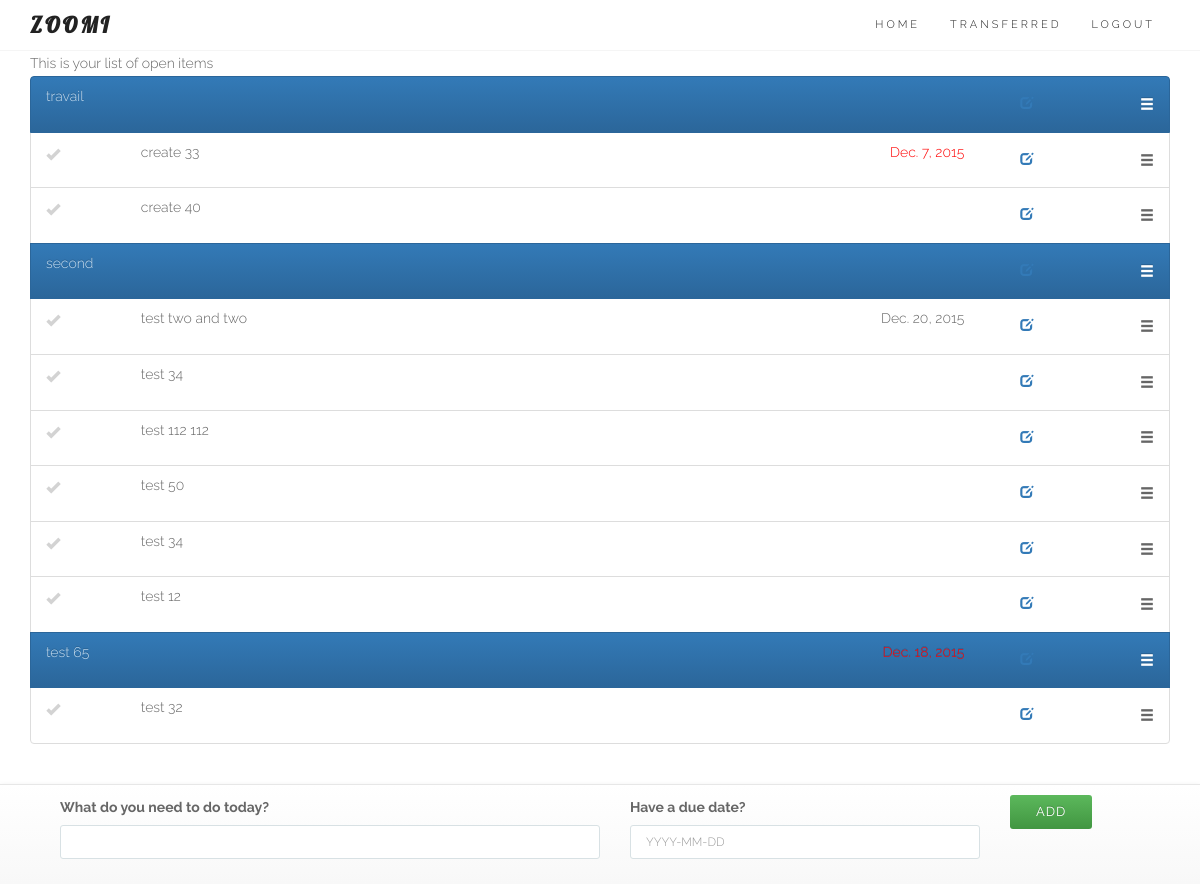
The app's page / (signed in) with its own data.
### core/models.py (models this page shows, shortened)
class Entry(models.Model):
	user = models.ForeignKey(User)
	name = models.CharField(max_length=50)
	data = models.CharField(max_length=200, blank=True)
	order = models.IntegerField(default=1000)
	duedate = models.DateField(null=True, blank=True)
	done = models.BooleanField(default=False) # 0 = to do / 1 = completed
	impediment = models.BooleanField(default=False) # 0 = No / 1 = Yes
	transfered = models.BooleanField(default=False) # 0 = No / 1 = Yes = no longer in your List
	assignees = models.ManyToManyField(User, related_name='assignees',blank=True)
	section = models.BooleanField(default=False) # 0 = No / 1 = Yes
	created_at = models.DateTimeField(auto_now_add=True)
	class Meta:
		ordering = ['order']
		verbose_name_plural = "entries"
	def __str__(self):
		return str(self.name)
	def update_modal_entry_url(self):
		return reverse (viewname="entrymodal", args=[self.id])

### core/views.py (the view, shortened to what this page needs)
# urls.py: url(r'^$', login_required(coreviews.EntryListAppendViewBS.as_view()), name='entrylistBS'), # Bootstrap test
class EntryListAppendViewBS(ListAppendView):
	model = coremodels.Entry
	template_name = 'entry/listBS.html'
	context_object_name = 'entry'
	def get_queryset(self):
		return coremodels.Entry.objects.filter(Q(user=self.request.user, transfered=0) | Q(assignees=self.request.user), done=False).order_by('order')

### core/models.py
class EntryCreateForm(ModelForm):
	class Meta:
		model = Entry
		fields = ['name','duedate'] # the form on the homepage
	def __init__(self, *args, **kwargs): # current_business, as parameter (cf Creeam)
		super(EntryCreateForm, self).__init__(*args, **kwargs)
		self.fields['name'].label = "What do you need to do today?"
		self.fields['duedate'].label = "Have a due date?"
		self.fields['duedate'].widget.attrs['placeholder'] = "YYYY-MM-DD"
		self.fields['name'].widget.attrs['autofocus'] = "on"

### core/models.py (called while the page is built)
	def get(self, request, *args, **kwargs):
		self.object_list = self.get_queryset()
		allow_empty = self.get_allow_empty()
		if not allow_empty and len(self.object_list) == 0:
			raise Http404(_(u"Empty list and '%(class_name)s.allow_empty' is False.")
							% {'class_name': self.__class__.__name__})
		self.object = None
		form_class = self.get_form_class()
		form = self.get_form(form_class)
		context = self.get_context_data(object_list=self.object_list, form=form)
		return self.render_to_response(context)

### templates/entry/listBS.html (shortened to what this page needs)
{% extends "base/theme.html" %}
{% load sitegate %}
{% load staticfiles %}
{% block page_sub_title %}
This is your list of open items
{% endblock %}
{% block content %}
<link rel="stylesheet" href="{% static "css/zoomi.css" %}">
<section id="services">
	<div class="container">
		<div class="row ">
			<div class="col-lg-12 text-center">
						<ul id="todo_list_BS">
						   	{% for objects in object_list %}
									{% include 'entry/detailsBS.html' %}
							{% endfor %}
						</ul>
			</div>
		</div>
	</div>
</section>
{% endblock %}
{% block footer %}
	<footer class="navbar navbar-default navbar-fixed-bottom">
		<div class="container">
			{% include 'entry/create.html' %}
		</div>
	</footer>
{% endblock %}

### templates/entry/detailsBS.html
								<li id="entry_{{ objects.id }}" class="list-group-item {% if objects.section == 1 %}active{% endif %}">
								  	<div class="row">
										<div class="{% if objects.section == 1 %}hidden-xs hidden-sm hidden-md{% else %}col-xs-1 col-sm-1 col-md-1{% endif %}">
								   			<span class="{% if objects.section == 0 %}glyphicon glyphicon-ok entrycheckmark{% endif %} {% if objects.done == 1 %}completed{% else %}todo{% endif %}" onclick="EntryComplete({{ objects.id }})"> </span>
								   		</div>
								   		<div class="col-xs-9 col-sm-6 col-md-6 text-left">
								   			<p class="list-group-item-text">{{ objects }}</p>
								   		</div>
								   		{% if objects.section == 1 %}
											<div class="col-xs-1 col-sm-1 col-md-1"></div>
										{% endif %}
								   		<div class="hidden-xs col-sm-3 col-md-3 text-right">
								   			<p class="list-group-item-text">
										        {% if objects.duedate %}
										            <span class="
										                {% if objects.duedate|timesince >= "1 min" %}
										                overdue
										                {% endif %}
										                ">
										                {{ objects.duedate }}
										            </span>
										        {% endif %}
								   			</p>
									    </div>
								   		<div class="hidden-xs col-sm-1 col-md-1 text-right">
								   			<button type="button" class="btn btn-link" data-toggle="modal" data-toload="{{ objects.update_modal_entry_url }}" data-backdrop="true" data-target="#editModal">
												<span class="glyphicon glyphicon-edit editor">
								   			</button>
									    </div>
								   		<div class="col-xs-1 col-sm-1 col-md-1 text-right">
								   			<span class="glyphicon glyphicon-menu-hamburger selector">
									    </div>
									</div>
								</li>

### static/css/style.css (style rules this page uses)
body { font: 300 14px/1.8 'Raleway', sans-serif; color: #666; overflow-x: hidden; }
.navbar a, .form-control { -webkit-transition: all 0.4s ease-in-out 0s; -moz-transition: all 0.4s ease-in-out 0s; -ms-transition: all 0.4s ease-in-out 0s; -o-transition: all 0.4s ease-in-out 0s; transition: all 0.4s ease-in-out 0s; }
a, .btn { -webkit-transition: all 0.125s ease-in-out 0s; -moz-transition: all 0.125s ease-in-out 0s; -ms-transition: all 0.125s ease-in-out 0s; -o-transition: all 0.125s ease-in-out 0s; transition: all 0.125s ease-in-out 0s; }
.btn, .form-control, .form-control:hover, .form-control:focus, .navbar-custom .dropdown-menu { -webkit-box-shadow: none; box-shadow: none; }
.btn, .iconbox, .progress, #filter li, .scroll-up a, .form-control, .input-group-addon { -webkit-border-radius: 3px; -moz-border-radius: 3px; -o-border-radius: 3px; border-radius: 3px; }
.form-control { background: #FFF; border: 1px solid #D8E1E4; font-size: 12px; padding: 0 15px; }
.btn { font-family: Raleway, sans-serif; text-transform: uppercase; letter-spacing: 1px; font-size: 13px; padding: 8px 26px; border: 0; }

### static/css/zoomi.css (style rules this page uses)
html { position: relative; min-height: 100%; }
body { margin-bottom: 130px; }
.selector { cursor: move; vertical-align: middle; margin-top: 5px; }
.editor { cursor: pointer; }
ul { padding: 0; text-align: left; list-style: none; }
.overdue { color:red; }
.todo { color:lightgrey; cursor: pointer; }

### records on screen
Entry: name "travail"
Entry: section False (drawn), name "create 33", duedate "Dec. 7, 2015"
Entry: section False (drawn), name "create 40"
Entry: name "second"
Entry: section False (drawn), name "test two and two", duedate "Dec. 20, 2015"
Entry: section False (drawn), name "test 34"
Entry: section False (drawn), name "test 112 112"
Entry: section False (drawn), name "test 50"
Entry: section False (drawn), name "test 34"
Entry: section False (drawn), name "test 12"
Entry: name "test 65", duedate "Dec. 18, 2015"
Entry: section False (drawn), name "test 32"
